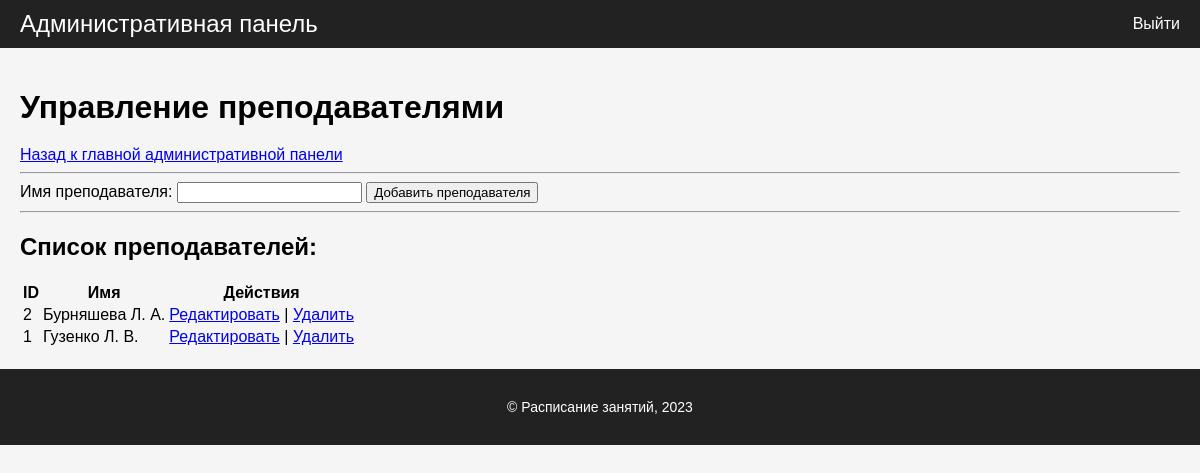
/admin/teachers.php (signed in), run on an earlier commit of the app's database.
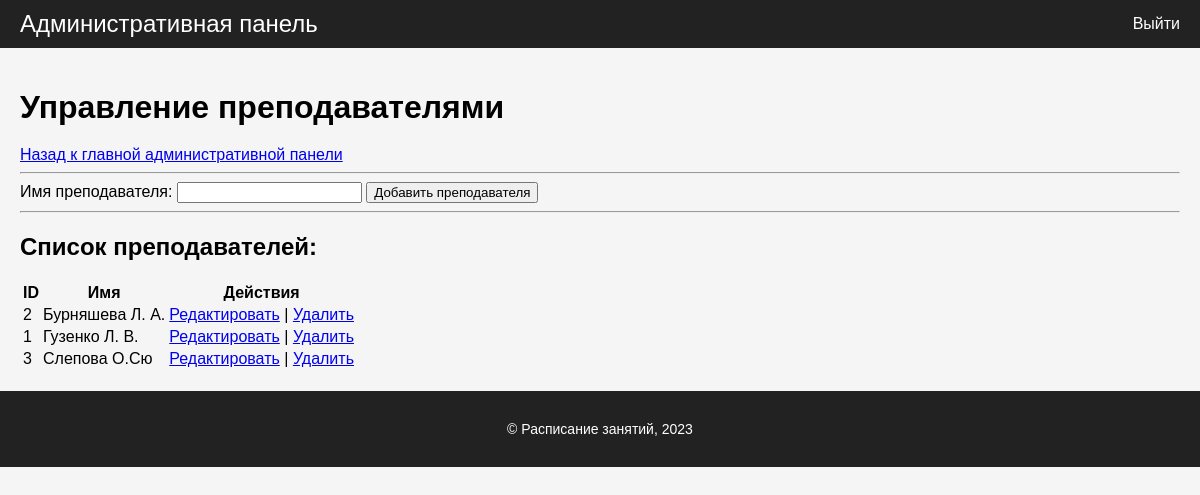
And on a later commit of the database.
### tables this page shows
CREATE TABLE teachers (
    id INTEGER PRIMARY KEY AUTOINCREMENT,
    name TEXT NOT NULL
);

### includes/functions.php (called while the page is built, shortened)
<?php
function get_teachers() {
    $db = get_db_connection();
    $sql = "SELECT * FROM teachers ORDER BY name";
    $result = $db->query($sql)->fetchAll(PDO::FETCH_ASSOC);
    return $result;
}

### admin/teachers.php (the view, shortened to what this page needs)
<?php
require_once('../includes/functions.php');
include('../templates/header.php');
?>
<!DOCTYPE html>
<html lang="ru">
<head>
    <link rel="stylesheet" href="../css/admin.css">
</head>
<body>
    <div class="container">
        <h1>Управление преподавателями</h1>
        <a href="index.php">Назад к главной административной панели</a>
        <hr>
        <form method="post" id="add_teacher_form">
            <label for="teacher_name">Имя преподавателя:</label>
            <input type="text" id="teacher_name" name="teacher_name" required>
            <input type="submit" value="Добавить преподавателя" name="add_teacher">
        </form>
        <hr>
        <h2>Список преподавателей:</h2>
        <table>
            <tr>
                <th>ID</th>
                <th>Имя</th>
                <th>Действия</th>
            </tr>
            <?php
            $teachers = get_teachers();
            foreach ($teachers as $teacher) {
                echo "<tr>";
                echo "<td>" . htmlspecialchars($teacher['id']) . "</td>";
                echo "<td>" . htmlspecialchars($teacher['name']) . "</td>";
                echo "<td>";
                echo "<a href='edit_teacher.php?id=" . htmlspecialchars($teacher['id']) . "'>Редактировать</a> | ";
                echo "<a href='delete_teacher.php?id=" . htmlspecialchars($teacher['id']) . "'>Удалить</a>";
                echo "</td>";
                echo "</tr>";
            }
            ?>
        </table>
    </div>
</body>
</html>
<?php
include('../templates/footer.php');
?>

What changed in the data, as far as the page shows it:
added teachers: id "3", name "Слепова О.Сю"
